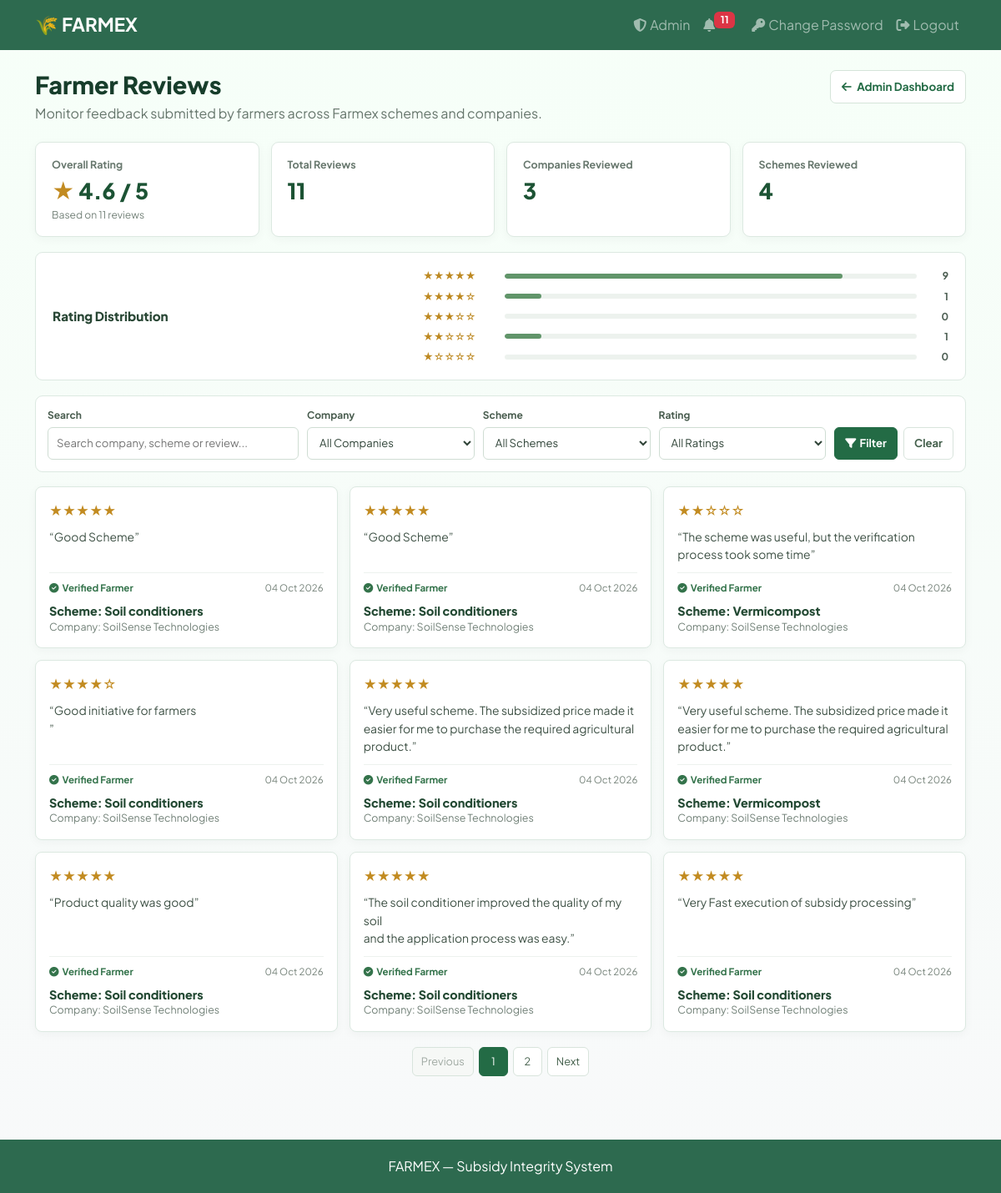
Page /dashboard/admin/farmer-reviews/ (signed in) on the committed database.
### accounts/models.py (models this page shows, shortened)
class Feedback(models.Model):
    farmer = models.ForeignKey(Farmer, on_delete=models.CASCADE, related_name='feedbacks')
    company = models.ForeignKey(Company, on_delete=models.CASCADE, related_name='feedbacks')
    application = models.OneToOneField(Application, on_delete=models.CASCADE, related_name='feedback')
    rating = models.IntegerField(validators=[MinValueValidator(1), MaxValueValidator(5)])
    comment = models.TextField()
    photos = models.JSONField(default=list, blank=True)
    created_at = models.DateTimeField(auto_now_add=True)

class Application(models.Model):
    STATUS_CHOICES = [
        ('pending', 'Pending'),
        ('approved', 'Approved'),
        ('rejected', 'Rejected'),
        ('fraud', 'Fraud Detected'),
    ]
    farmer = models.ForeignKey(Farmer, on_delete=models.CASCADE, related_name='applications')
    scheme = models.ForeignKey(Scheme, on_delete=models.CASCADE, related_name='applications')
    application_number = models.CharField(max_length=6, unique=True, editable=False, null=True, blank=True)
    status = models.CharField(max_length=20, choices=STATUS_CHOICES, default='pending')
    fraud_reason = models.TextField(blank=True, null=True)
    rejection_reason = models.TextField(blank=True, null=True)
    form_data = models.JSONField(default=dict)
    documents = models.JSONField(default=dict)
    submitted_at = models.DateTimeField(auto_now_add=True)
    reviewed_at = models.DateTimeField(null=True, blank=True)
    feedback_rating = models.IntegerField(null=True, blank=True, validators=[MinValueValidator(1), MaxValueValidator(5)])
    feedback_comment = models.TextField(blank=True, null=True)
    feedback_photos = models.JSONField(default=list, blank=True)
    feedback_submitted_at = models.DateTimeField(null=True, blank=True)

class Scheme(models.Model):
    GEOGRAPHICAL_SCOPE_CHOICES = [
        ('all_states', 'All States'),
        ('selected_states', 'Selected States'),
    ]
    company = models.ForeignKey(Company, on_delete=models.CASCADE, related_name='schemes')
    name = models.CharField(max_length=200)
    description = models.TextField()
    application_deadline = models.DateField(null=True, blank=True)
    subsidy_amount = models.DecimalField(max_digits=10, decimal_places=2)
    actual_price = models.DecimalField(max_digits=10, decimal_places=2, null=True, blank=True)
    scheme_image = models.ImageField(upload_to='scheme_images/', null=True, blank=True)
    min_income = models.DecimalField(max_digits=10, decimal_places=2, null=True, blank=True)
    max_income = models.DecimalField(max_digits=10, decimal_places=2, null=True, blank=True)
    min_land = models.DecimalField(max_digits=8, decimal_places=2, null=True, blank=True)
    max_land = models.DecimalField(max_digits=8, decimal_places=2, null=True, blank=True)
    land_area_unit = models.CharField(max_length=20, choices=LAND_AREA_UNITS, default='sqm')
    min_land_sqm = models.DecimalField(max_digits=16, decimal_places=8, null=True, blank=True)
    max_land_sqm = models.DecimalField(max_digits=16, decimal_places=8, null=True, blank=True)
    geographical_scope = models.CharField(max_length=20, choices=GEOGRAPHICAL_SCOPE_CHOICES, default='all_states')
    eligible_categories = models.ManyToManyField(Category, related_name='schemes')
    custom_form_fields = models.JSONField(default=dict, blank=True)
    is_active = models.BooleanField(default=True)
    created_at = models.DateTimeField(auto_now_add=True)

class Company(models.Model):
    user = models.OneToOneField(User, on_delete=models.CASCADE)
    company_name = models.CharField(max_length=200)
    phone = models.CharField(max_length=10, blank=True)
    company_registration_number = models.CharField(max_length=100, blank=True)
    gst_number = models.CharField(max_length=15, unique=True)
    country = models.CharField(max_length=100, blank=True)
    state = models.CharField(max_length=100, blank=True)
    address = models.TextField(blank=True)
    pincode = models.CharField(max_length=6, blank=True)
    registration_document = models.FileField(upload_to='company_docs/', null=True, blank=True)
    gst_registration_certificate = models.FileField(upload_to='company_docs/', null=True, blank=True)
    address_proof = models.FileField(upload_to='company_docs/', null=True, blank=True)
    is_approved = models.BooleanField(default=False)
    is_rejected = models.BooleanField(default=False)
    rejection_reason = models.TextField(blank=True)
    created_at = models.DateTimeField(auto_now_add=True)
    class Meta:
        constraints = [
            models.UniqueConstraint(
                Lower('company_name'),
                condition=~Q(company_name=''),
                name='unique_company_name_case_insensitive',
            ),
            models.UniqueConstraint(
                Lower('company_registration_number'),
                condition=~Q(company_registration_number=''),
                name='unique_company_registration_case_insensitive',
            ),
            models.UniqueConstraint(
                'phone',
                condition=~Q(phone=''),
                name='unique_company_phone',
            ),
        ]

### accounts/views.py (the view)
# urls.py: path('dashboard/admin/farmer-reviews/', views.admin_farmer_reviews, name='admin_farmer_reviews'),
@login_required
@user_passes_test(is_admin)
def admin_farmer_reviews(request):
    reviews = Feedback.objects.select_related(
        'application__scheme__company', 'company'
    ).order_by('-created_at', '-id')
    search_query = request.GET.get('q', '').strip()
    if search_query:
        reviews = reviews.filter(
            Q(comment__icontains=search_query)
            | Q(application__scheme__name__icontains=search_query)
            | Q(application__scheme__company__company_name__icontains=search_query)
        )
    selected_company = request.GET.get('company', '').strip()
    if selected_company.isdigit() and Company.objects.filter(id=int(selected_company)).exists():
        reviews = reviews.filter(application__scheme__company_id=int(selected_company))
    else:
        selected_company = ''
    selected_scheme = request.GET.get('scheme', '').strip()
    if selected_scheme.isdigit() and Scheme.objects.filter(id=int(selected_scheme)).exists():
        reviews = reviews.filter(application__scheme_id=int(selected_scheme))
    else:
        selected_scheme = ''
    selected_rating = request.GET.get('rating', '').strip()
    if selected_rating in {'1', '2', '3', '4', '5'}:
        reviews = reviews.filter(rating=int(selected_rating))
    else:
        selected_rating = ''
    all_feedback = Feedback.objects.all()
    summary = all_feedback.aggregate(average=Avg('rating'), total=Count('id'))
    company_count = all_feedback.values('application__scheme__company_id').distinct().count()
    scheme_count = all_feedback.values('application__scheme_id').distinct().count()
    rating_counts = dict(
        all_feedback.values('rating').annotate(total=Count('id')).values_list('rating', 'total')
    )
    rating_distribution = [
        {
            'rating': rating,
            'stars': '\u2605' * rating + '\u2606' * (5 - rating),
            'count': rating_counts.get(rating, 0),
        }
        for rating in range(5, 0, -1)
    ]
    paginator = Paginator(reviews, 9)
    page_obj = paginator.get_page(request.GET.get('page'))
    review_cards = [
        {
            'feedback': feedback,
            'stars': '\u2605' * feedback.rating + '\u2606' * (5 - feedback.rating),
        }
        for feedback in page_obj.object_list
    ]
    page_numbers = range(
        max(1, page_obj.number - 2),
        min(paginator.num_pages, page_obj.number + 2) + 1,
    ) if paginator.num_pages else []
    pagination_params = request.GET.copy()
    pagination_params.pop('page', None)
    return render(request, 'accounts/admin_farmer_reviews.html', {
        'companies': Company.objects.order_by('company_name'),
        'schemes': Scheme.objects.select_related('company').order_by('name'),
        'review_cards': review_cards,
        'page_obj': page_obj,
        'page_numbers': page_numbers,
        'pagination_query': pagination_params.urlencode(),
        'overall_rating': summary['average'],
        'review_count': summary['total'],
        'companies_reviewed': company_count,
        'schemes_reviewed': scheme_count,
        'rating_distribution': rating_distribution,
        'search_query': search_query,
        'selected_company': selected_company,
        'selected_scheme': selected_scheme,
        'selected_rating': selected_rating,
    })

### accounts/context_processors.py (called while the page is built)
def notification_count(request):
    if request.user.is_authenticated:
        unread_count = Notification.objects.filter(user=request.user, is_read=False).count()
        notifications = Notification.objects.filter(user=request.user)[:10]
        return {
            'unread_notification_count': unread_count,
            'recent_notifications': notifications
        }
    return {
        'unread_notification_count': 0,
        'recent_notifications': []
    }

### accounts/views.py (called while the page is built)
def is_admin(user):
    return user.is_superuser

### accounts/templates/accounts/admin_farmer_reviews.html (shortened to what this page needs)
{% extends 'accounts/base.html' %}
{% block content %}
<main class="admin-reviews-page">
  <header class="admin-reviews-heading">
    <div>
      <h1>Farmer Reviews</h1>
      <p>Monitor feedback submitted by farmers across Farmex schemes and companies.</p>
    </div>
    <a class="admin-reviews-back" href="{% url 'admin_dashboard' %}"><i class="fa-solid fa-arrow-left me-1" aria-hidden="true"></i> Admin Dashboard</a>
  </header>
  <section class="admin-reviews-summary" aria-label="Farmer review summary">
    <article class="admin-reviews-metric">
      <div class="admin-reviews-metric-label">Overall Rating</div>
      <div class="admin-reviews-metric-value">{% if review_count %}<span class="gold" aria-hidden="true">★</span> {{ overall_rating|floatformat:1 }} / 5{% else %}No farmer reviews yet{% endif %}</div>
      <div class="admin-reviews-metric-note">Based on {{ review_count }} review{% if review_count != 1 %}s{% endif %}</div>
    </article>
    <article class="admin-reviews-metric">
      <div class="admin-reviews-metric-label">Total Reviews</div>
      <div class="admin-reviews-metric-value">{{ review_count }}</div>
    </article>
    <article class="admin-reviews-metric">
      <div class="admin-reviews-metric-label">Companies Reviewed</div>
      <div class="admin-reviews-metric-value">{{ companies_reviewed }}</div>
    </article>
    <article class="admin-reviews-metric">
      <div class="admin-reviews-metric-label">Schemes Reviewed</div>
      <div class="admin-reviews-metric-value">{{ schemes_reviewed }}</div>
    </article>
  </section>
  {% if review_count %}
  <section class="admin-reviews-distribution" aria-label="Rating distribution">
    <h2>Rating Distribution</h2>
    <div class="distribution-list">
      {% for row in rating_distribution %}
      <div class="distribution-row">
        <span class="distribution-stars">{{ row.stars }}</span>
        <span class="distribution-track"><span class="distribution-fill" style="width:{% widthratio row.count review_count 100 %}%;"></span></span>
        <span class="distribution-count">{{ row.count }}</span>
      </div>
      {% endfor %}
    </div>
  </section>
  {% endif %}
  <form class="reviews-filter-form" method="get" action="{% url 'admin_farmer_reviews' %}">
    <div class="reviews-filter">
      <label for="review-search">Search</label>
      <input id="review-search" type="search" name="q" value="{{ search_query }}" placeholder="Search company, scheme or review...">
    </div>
    <div class="reviews-filter">
      <label for="company-filter">Company</label>
      <select name="company" id="company-filter">
        <option value="">All Companies</option>
      </select>
    </div>
    <div class="reviews-filter">
      <label for="scheme-filter">Scheme</label>
      <select name="scheme" id="scheme-filter">
        <option value="">All Schemes</option>
      </select>
    </div>
    <div class="reviews-filter">
      <label for="rating-filter">Rating</label>
      <select name="rating" id="rating-filter">
        <option value="">All Ratings</option>
      </select>
    </div>
    <div class="reviews-filter-actions">
      <button type="submit"><i class="fa-solid fa-filter me-1" aria-hidden="true"></i>Filter</button>
      <a href="{% url 'admin_farmer_reviews' %}">Clear</a>
    </div>
  </form>
  {% if review_cards %}
  <section class="admin-review-grid" aria-label="Farmer reviews">
    {% for card in review_cards %}
    <article class="admin-review-card">
      <div class="admin-review-stars" aria-label="{{ card.feedback.rating }} out of 5 stars">{{ card.stars }}</div>
      <div class="admin-review-comment">“{{ card.feedback.comment }}”</div>
      <div class="admin-review-meta">
        <span class="admin-review-verified"><i class="fa-solid fa-circle-check me-1" aria-hidden="true"></i>Verified Farmer</span>
        <time datetime="{{ card.feedback.created_at|date:'Y-m-d' }}">{{ card.feedback.created_at|date:"d M Y" }}</time>
      </div>
      <div>
        <div class="admin-review-scheme">Scheme: {{ card.feedback.application.scheme.name }}</div>
        <div class="admin-review-company">Company: {{ card.feedback.application.scheme.company.company_name }}</div>
      </div>
    </article>
    {% endfor %}
  </section>
  {% endif %}
  {% if page_obj.paginator.num_pages > 1 %}
  <nav class="admin-review-pagination" aria-label="Review pages">
    {% if page_obj.has_previous %}<a href="?{% if pagination_query %}{{ pagination_query }}&amp;{% endif %}page={{ page_obj.previous_page_number }}">Previous</a>
    {% else %}<span class="disabled">Previous</span>{% endif %}
    {% for page_number in page_numbers %}
      {% if page_number == page_obj.number %}<span class="current" aria-current="page">{{ page_number }}</span>
      {% else %}<a href="?{% if pagination_query %}{{ pagination_query }}&amp;{% endif %}page={{ page_number }}">{{ page_number }}</a>{% endif %}
    {% endfor %}
    {% if page_obj.has_next %}<a href="?{% if pagination_query %}{{ pagination_query }}&amp;{% endif %}page={{ page_obj.next_page_number }}">Next</a>
    {% else %}<span class="disabled">Next</span>{% endif %}
  </nav>
  {% endif %}
</main>
{% endblock %}

### accounts/templates/accounts/base.html (style rules this page uses)
body { background: linear-gradient(180deg, #f6fff8 0%, #f8f9fa 100%); font-family: 'Plus Jakarta Sans', 'Inter', -apple-system, BlinkMacSystemFont, 'Segoe UI', Roboto, sans-serif; }

### rows in the picture
Feedback: stars "★★★★★", feedback.comment "Good Scheme", feedback.created_at "04 Oct 2026", feedback.application.scheme.name "Soil conditioners", feedback.application.scheme.company.company_name "SoilSense Technologies"
Feedback: stars "★★★★★", feedback.comment "Good Scheme", feedback.created_at "04 Oct 2026", feedback.application.scheme.name "Soil conditioners", feedback.application.scheme.company.company_name "SoilSense Technologies"
Feedback: stars "★★☆☆☆", feedback.comment "The scheme was useful, but the verification process took some time", feedback.created_at "04 Oct 2026", feedback.application.scheme.name "Vermicompost", feedback.application.scheme.company.company_name "SoilSense Technologies"
Feedback: stars "★★★★☆", feedback.comment "Good initiative for farmers", feedback.created_at "04 Oct 2026", feedback.application.scheme.name "Soil conditioners", feedback.application.scheme.company.company_name "SoilSense Technologies"
Feedback: stars "★★★★★", feedback.comment "Very useful scheme. The subsidized price made it easier for me to purchase the required agricultural product.", feedback.created_at "04 Oct 2026", feedback.application.scheme.name "Soil conditioners", feedback.application.scheme.company.company_name "SoilSense Technologies"
Feedback: stars "★★★★★", feedback.comment "Very useful scheme. The subsidized price made it easier for me to purchase the required agricultural product.", feedback.created_at "04 Oct 2026", feedback.application.scheme.name "Vermicompost", feedback.application.scheme.company.company_name "SoilSense Technologies"
Feedback: stars "★★★★★", feedback.comment "Product quality was good", feedback.created_at "04 Oct 2026", feedback.application.scheme.name "Soil conditioners", feedback.application.scheme.company.company_name "SoilSense Technologies"
Feedback: stars "★★★★★", feedback.comment "The soil conditioner improved the quality of my soil and the application process was easy.", feedback.created_at "04 Oct 2026", feedback.application.scheme.name "Soil conditioners", feedback.application.scheme.company.company_name "SoilSense Technologies"
Feedback: stars "★★★★★", feedback.comment "Very Fast execution of subsidy processing", feedback.created_at "04 Oct 2026", feedback.application.scheme.name "Soil conditioners", feedback.application.scheme.company.company_name "SoilSense Technologies"

### other values in the picture
{{ unread_notification_count }} "11"
{{ overall_rating|floatformat:1 }} "4.6"
{{ review_count }} "11"
{{ companies_reviewed }} "3"
{{ schemes_reviewed }} "4"
{{ row.stars }} "★★★★★" "★★★★☆" "★★★☆☆" "★★☆☆☆" "★☆☆☆☆"
{{ row.count }} "9" "1" "0" "1" "0"
{{ page_number }} "1"
{{ page_number }} "2"
